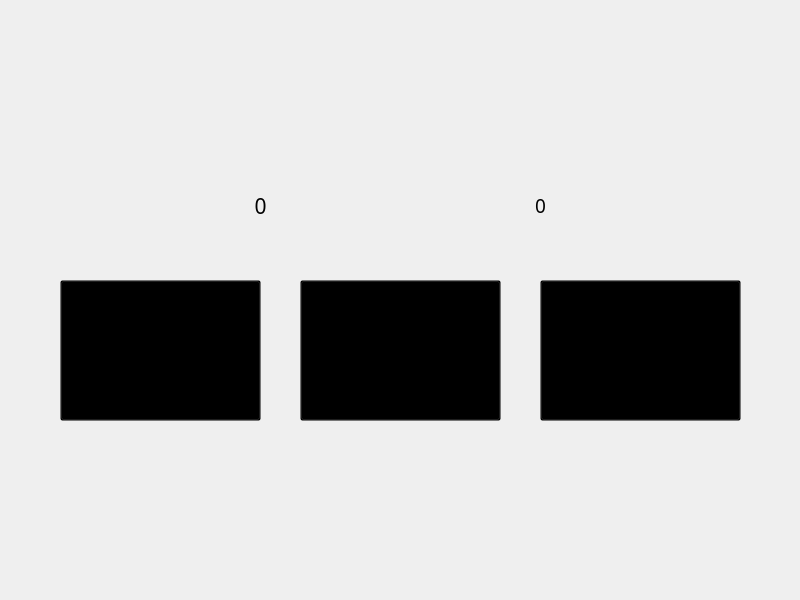
<?xml version="1.0" encoding="UTF-8"?>
<ui version="4.0">
 <class>MainWindow</class>
 <widget class="QMainWindow" name="MainWindow">
  <property name="geometry">
   <rect>
    <x>0</x>
    <y>0</y>
    <width>800</width>
    <height>600</height>
   </rect>
  </property>
  <property name="windowTitle">
   <string>JoKenPo</string>
  </property>
  <property name="styleSheet">
   <string notr="true">background-image: url(:/main/background.png);</string>
  </property>
  <widget class="QWidget" name="centralwidget">
   <widget class="QPushButton" name="buttonPaper">
    <property name="geometry">
     <rect>
      <x>60</x>
      <y>280</y>
      <width>201</width>
      <height>141</height>
     </rect>
    </property>
    <property name="styleSheet">
     <string notr="true">background: transparent;</string>
    </property>
    <property name="text">
     <string/>
    </property>
   </widget>
   <widget class="QPushButton" name="buttonScissor">
    <property name="geometry">
     <rect>
      <x>300</x>
      <y>280</y>
      <width>201</width>
      <height>141</height>
     </rect>
    </property>
    <property name="styleSheet">
     <string notr="true">background: transparent;</string>
    </property>
    <property name="text">
     <string/>
    </property>
   </widget>
   <widget class="QPushButton" name="buttonRock">
    <property name="geometry">
     <rect>
      <x>540</x>
      <y>280</y>
      <width>201</width>
      <height>141</height>
     </rect>
    </property>
    <property name="styleSheet">
     <string notr="true">background: transparent;</string>
    </property>
    <property name="text">
     <string/>
    </property>
   </widget>
   <widget class="QLabel" name="ScoreHuman">
    <property name="geometry">
     <rect>
      <x>240</x>
      <y>170</y>
      <width>41</width>
      <height>71</height>
     </rect>
    </property>
    <property name="font">
     <font>
      <family>Arcade Normal</family>
      <pointsize>16</pointsize>
     </font>
    </property>
    <property name="styleSheet">
     <string notr="true">background: transparent;</string>
    </property>
    <property name="text">
     <string>0</string>
    </property>
    <property name="alignment">
     <set>Qt::AlignCenter</set>
    </property>
   </widget>
   <widget class="QLabel" name="ScoreRobot">
    <property name="geometry">
     <rect>
      <x>520</x>
      <y>170</y>
      <width>41</width>
      <height>71</height>
     </rect>
    </property>
    <property name="font">
     <font>
      <family>Arcade Normal</family>
      <pointsize>14</pointsize>
     </font>
    </property>
    <property name="styleSheet">
     <string notr="true">background: transparent;</string>
    </property>
    <property name="text">
     <string>0</string>
    </property>
    <property name="alignment">
     <set>Qt::AlignCenter</set>
    </property>
   </widget>
   <widget class="QLabel" name="ScoreResult">
    <property name="geometry">
     <rect>
      <x>230</x>
      <y>440</y>
      <width>351</width>
      <height>71</height>
     </rect>
    </property>
    <property name="font">
     <font>
      <family>Arcade Normal</family>
      <pointsize>12</pointsize>
     </font>
    </property>
    <property name="styleSheet">
     <string notr="true">background: transparent;</string>
    </property>
    <property name="text">
     <string/>
    </property>
    <property name="alignment">
     <set>Qt::AlignCenter</set>
    </property>
   </widget>
  </widget>
 </widget>
 <resources>
  <include location="assets/resources.qrc"/>
 </resources>
 <connections/>
</ui>
